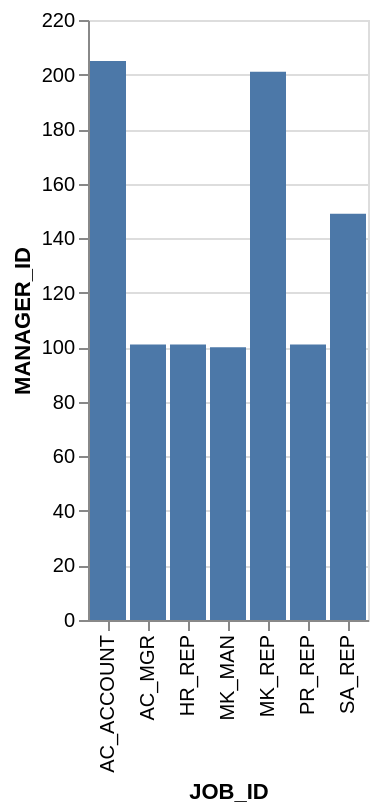

The Vega-Lite source for this figure:
### Vega-Lite specification from a JSON file in a GitHub repository (floating-point values rounded to 4 significant figures)
{"data": {"values": [{"x_data": "SA_REP", "y_data": 149}, {"x_data": "MK_MAN", "y_data": 100}, {"x_data": "MK_REP", "y_data": 201}, {"x_data": "HR_REP", "y_data": 101}, {"x_data": "PR_REP", "y_data": 101}, {"x_data": "AC_MGR", "y_data": 101}, {"x_data": "AC_ACCOUNT", "y_data": 205}]}, "mark": "bar", "encoding": {"x": {"field": "x_data", "type": "nominal", "title": "JOB_ID", "sort": "ascending"}, "y": {"field": "y_data", "type": "quantitative", "title": "MANAGER_ID"}}}
